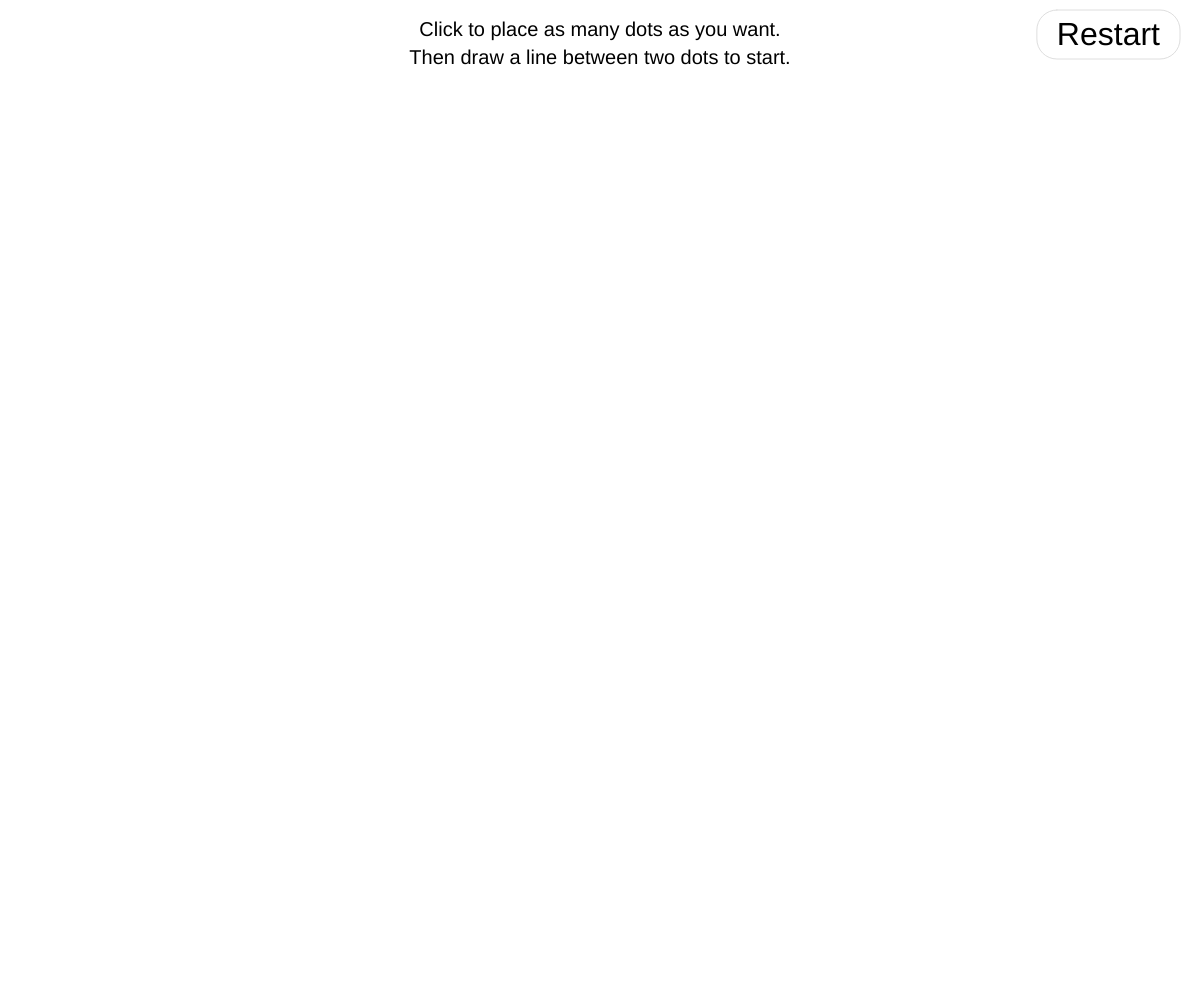
Frame 1 (no input)
Frame 60 (no input): identical to frame 1, image omitted
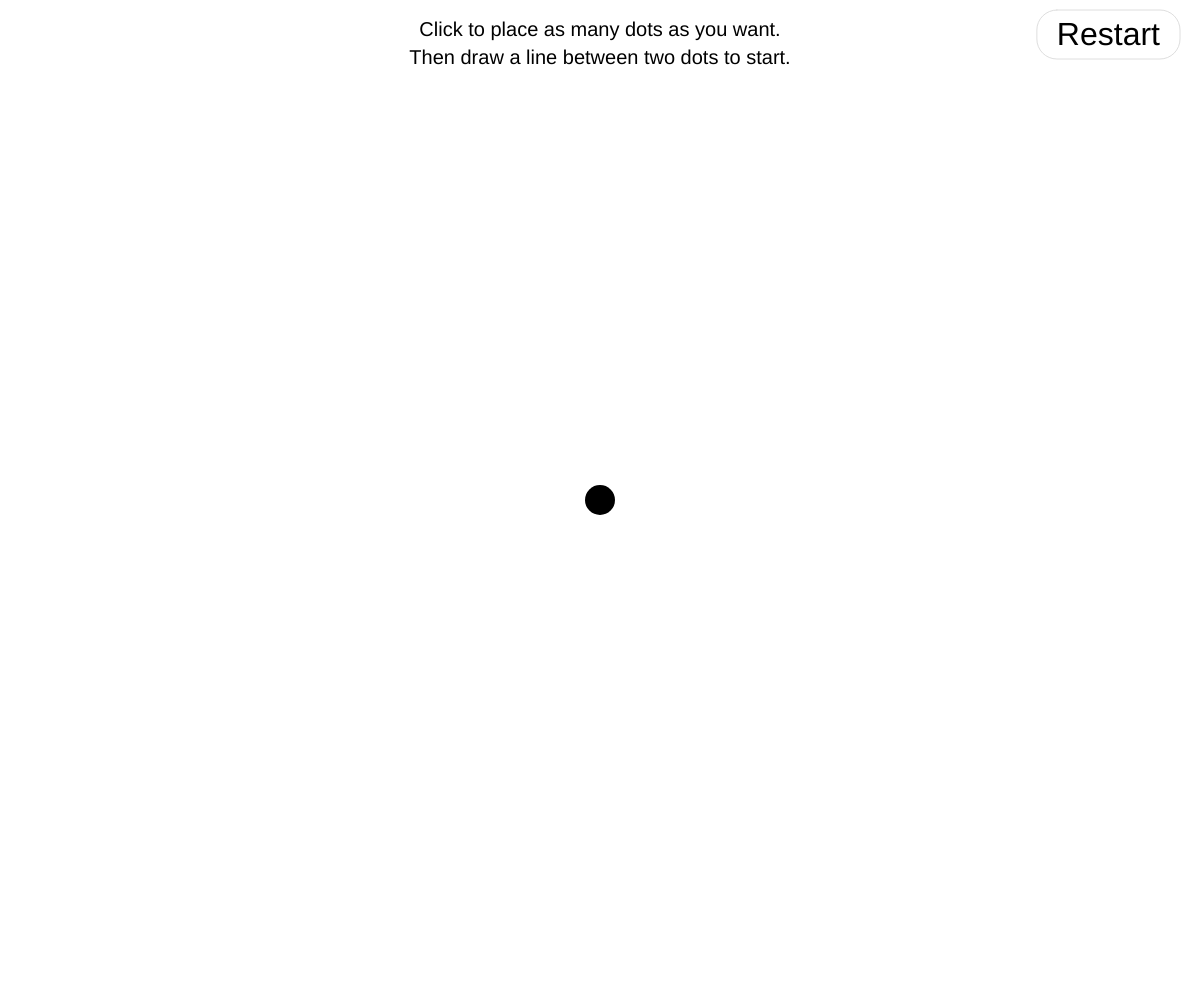
Frame 120 (the mouse pressed at the canvas centre since frame 60)

The p5.js sketch that drew these frames (run headless with seeded random() and noise() and a simulated clock; from frame 60 on, the mouse is pressed at the canvas centre):

// p5.js sketch
// ── sketch.js
let maxLinesPerDot = 3;
let minDots = 2;
let minDistBetweenDots = 20;
let minLineSegsPerLine = 60;
let dotRadius = 15;
let player1 = new Player(1, '#ff324b', '#e9001c');
let player2 = new Player(2, '#43cff4', '#0dbbe9');
let currentPlayer = player1;
let startDotColor = 'black';

let dots = [];
let lines = [];
let currentLine = null;
let dotsPlaced = false;
let waitingDotRelease = false;
let gameStarted = false;
let restartBtn = null;

function restartGame() {
  dots = [];
  lines = [];
  currentLine = null;
  dotsPlaced = false;
  waitingDotRelease = false;
  gameStarted = false;
  currentPlayer = player1;
}

function setup() {
  createCanvas(windowWidth, windowHeight);
}

function windowResized() {
  resizeCanvas(windowWidth, windowHeight);
}

function draw() {
  background('white');
  drawLines();
  drawDots();
  drawRestartText();

  if (!gameStarted)
    drawIntroText();
}

function drawDots() {
  noStroke();
  for (let i = 0; i < dots.length; i++) {
    if (dots[i].owner)
      fill(dots[i].owner.dotColor);
    else
      fill(startDotColor);
    circle(dots[i].x, dots[i].y, dotRadius*2);
  } 
}

function drawLines() {   
  strokeWeight(10);
  for (let i = 0; i < lines.length; i++) {
    let l = lines[i];
    stroke(l.owner.lineColor);
    for (let j = 0; j < l.lineSegs.length; j++) {
      let ls = l.lineSegs[j];
      line(ls.x1, ls.y1, ls.x2, ls.y2);
    }
  }
}

function drawIntroText() {
  let txt = 'Click to place as many dots as you want.';
  let txt2 = 'Then draw a line between two dots to start.';
  textSize(20);
  textAlign(CENTER, TOP);
  fill('black');
  text(txt, windowWidth/2, 20);
  text(txt2, windowWidth/2, 30+textAscent());
}

function drawRestartText() {
  textSize(32);
  let txt = 'Restart';
  let txtx = windowWidth-textWidth(txt)-40;
  let xpad = 20;
  let ypad = 10;

  restartBtn = {
    x1: txtx-xpad,
    y1: 20-ypad,
    w: textWidth(txt)+xpad*2,
    h: textAscent()+ypad*2
  };

  stroke('#dedede');
  strokeWeight(1);
  noFill();
  rect(restartBtn.x1, restartBtn.y1, restartBtn.w, restartBtn.h, 20);
  
  noStroke();
  textAlign(LEFT, TOP);
  fill('black');
  text(txt, txtx, 20);
}

function mouseMoved() {
  if (overRestartBtn())
    cursor(HAND);
  else
    cursor(ARROW);
}

function overRestartBtn() {
  if (restartBtn) {
    let r = restartBtn;
    return mouseX >= r.x1 && mouseX <= r.x1+r.w && 
      mouseY >= r.y1 && mouseY <= r.y1+r.h;
  }
  return false;
}

function mouseDragged() {
  if (dotsPlaced && !waitingDotRelease) {
    if (currentLine) {
      let ls = new LineSeg(mouseX, mouseY, pmouseX, pmouseY);
      if (lineSegValid(ls)) {
        currentLine.lineSegs.push(ls);
      } else {
        console.log("Lines can not cross");
        cancelCurrentLine();
        // console.log(lines);
      }
    } else {
      if (!gameStarted)
        gameStarted = true;

      let d = insideOpenDot();
      if (d) {
        d.lineCount++;
        currentLine = new Line(d, currentPlayer);
        lines.push(currentLine);
        // console.log(dots);
      }
    }
  }
}

function mouseReleased() {
  if ((!dotsPlaced || !gameStarted) && dots.length >= minDots && waitingDotRelease) {
    dotsPlaced = true;
    waitingDotRelease = false;

    if (gameStarted) {
      changePlayer();
    }
  }
  
  if (currentLine) {
    let endDot = insideOpenDot();
    // console.log(currentLine.lineSegs.length);
    if (!endDot || currentLine.lineSegs.length < minLineSegsPerLine) {
      console.log("Lines must end on a dot that's not dead");
      cancelCurrentLine();
    } else {
      endDot.lineCount++;
      currentLine = null;

      dotsPlaced = false;
    }
    
    // console.log(lines);
    // console.log(dots);
  }
}

function mousePressed() {
  if (overRestartBtn()) {
    restartGame();
    return;
  }

  if (!dotsPlaced || !gameStarted) {
    if (!closeToDot(mouseX, mouseY)) {
      if (!gameStarted) {
        dots.push(new Dot(mouseX, mouseY));
        waitingDotRelease = true;
      } else {
        if (closeToLine(mouseX, mouseY, lines[lines.length-1])) {
          dots.push(new Dot(mouseX, mouseY, true, currentPlayer));
          waitingDotRelease = true;
        } else {
          console.log("Dot must be placed on new line");
        }
      }
      // console.log(dots);
    } else {
      console.log("Dot is too close to another dot");
    }
  }
}

function insideOpenDot() {
  for (let i = 0; i < dots.length; i++) {
    if (dist(dots[i].x, dots[i].y, mouseX, mouseY) <= dotRadius) {
      if (dots[i].lineCount < maxLinesPerDot)
        return dots[i];
      return null;
    }
  }
  return null;
}

function cancelCurrentLine() {
  lines.pop();
  currentLine.startDot.lineCount--;
  currentLine = null;
}

function Player(num, lineColor, dotColor) {
  this.num = num;
  this.lineColor = lineColor;
  this.dotColor = dotColor;
}

function changePlayer() {
  if (currentPlayer.num == 1)
    currentPlayer = player2;
  else
    currentPlayer = player1;
}

function Dot(x, y, onLine, owner) {
  this.x = x;
  this.y = y;
  if (onLine)
    this.lineCount = 2;
  else
    this.lineCount = 0;
  this.owner = owner;
}

function Line(startDot, owner) {
  this.startDot = startDot;
  this.lineSegs = [];
  this.owner = owner;
}

function LineSeg(x1, y1, x2, y2) {
  this.x1 = x1;
  this.y1 = y1;
  this.x2 = x2;
  this.y2 = y2;
}

function lineSegValid(ls) {
  for (var i = 0; i < lines.length; i++) {
    for (var j = 0; j < lines[i].lineSegs.length; j++) {
      if (intersect(ls, lines[i].lineSegs[j]))
        return false;
    }
  }
  return true;
}

function intersect(ls1, ls2) {
  let a = ls1.x1, b = ls1.y1, c = ls1.x2, d = ls1.y2;
  let p = ls2.x1, q = ls2.y1, r = ls2.x2, s = ls2.y2;
  
  // https://stackoverflow.com/a/24392281
  var det, gamma, lambda;
  det = (c - a) * (s - q) - (r - p) * (d - b);
  if (det === 0) {
    return false;
  } else {
    lambda = ((s - q) * (r - a) + (p - r) * (s - b)) / det;
    gamma = ((b - d) * (r - a) + (c - a) * (s - b)) / det;
    return (0 < lambda && lambda < 1) && (0 < gamma && gamma < 1);
  }
}

function closeToLine(mouseX, mouseY, line) {
  for (var i = 0; i < line.lineSegs.length; i++) {
    if (isOnLineWithEndCaps(mouseX, mouseY, line.lineSegs[i], 5)) {
      return true;
    }
  }
  return false;
}

function closeToDot(mouseX, mouseY) {
  for (var i = 0; i < dots.length; i++) {
    if (dist(dots[i].x, dots[i].y, mouseX, mouseY) <= dotRadius + minDistBetweenDots)
      return true;
  }
  return false;
}

function isOnLineWithEndCaps(xp, yp, ls, maxDistance) {
  // https://stackoverflow.com/a/34474547
  let x1 = ls.x1, y1 = ls.y1, x2 = ls.x2, y2 = ls.y2;

  var dxL = x2 - x1, dyL = y2 - y1;  // line: vector from (x1,y1) to (x2,y2)
  var dxP = xp - x1, dyP = yp - y1;  // point: vector from (x1,y1) to (xp,yp)
  var dxQ = xp - x2, dyQ = yp - y2;  // extra: vector from (x2,y2) to (xp,yp)

  var squareLen = dxL * dxL + dyL * dyL;  // squared length of line
  var dotProd   = dxP * dxL + dyP * dyL;  // squared distance of point from (x1,y1) along line
  var crossProd = dyP * dxL - dxP * dyL;  // area of parallelogram defined by line and point

  // perpendicular distance of point from line
  var distance = Math.abs(crossProd) / Math.sqrt(squareLen);

  // distance of (xp,yp) from (x1,y1) and (x2,y2)
  var distFromEnd1 = Math.sqrt(dxP * dxP + dyP * dyP);
  var distFromEnd2 = Math.sqrt(dxQ * dxQ + dyQ * dyQ);

  // if the point lies beyond the ends of the line, check if
  // it's within maxDistance of the closest end point
  if (dotProd < 0) return distFromEnd1 <= maxDistance;
  if (dotProd > squareLen) return distFromEnd2 <= maxDistance;

  // else check if it's within maxDistance of the line
  return distance <= maxDistance;
}
